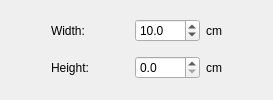
            <widget class="QWidget" name="pageRectangle">
             <layout class="QGridLayout" name="gridLayout_7">
              <item row="1" column="1">
               <widget class="QLabel" name="label_82">
                <property name="minimumSize">
                 <size>
                  <width>35</width>
                  <height>0</height>
                 </size>
                </property>
                <property name="text">
                 <string>Height:</string>
                </property>
               </widget>
              </item>
              <item row="0" column="1">
               <widget class="QLabel" name="label_83">
                <property name="text">
                 <string>Width:</string>
                </property>
               </widget>
              </item>
              <item row="1" column="4">
               <widget class="QLabel" name="label_84">
                <property name="text">
                 <string>cm</string>
                </property>
               </widget>
              </item>
              <item row="0" column="0">
               <spacer name="horizontalSpacer_33">
                <property name="orientation">
                 <enum>Qt::Horizontal</enum>
                </property>
                <property name="sizeHint" stdset="0">
                 <size>
                  <width>40</width>
                  <height>20</height>
                 </size>
                </property>
               </spacer>
              </item>
              <item row="0" column="4">
               <widget class="QLabel" name="label_85">
                <property name="text">
                 <string>cm</string>
                </property>
               </widget>
              </item>
              <item row="0" column="5">
               <spacer name="horizontalSpacer_36">
                <property name="orientation">
                 <enum>Qt::Horizontal</enum>
                </property>
                <property name="sizeHint" stdset="0">
                 <size>
                  <width>40</width>
                  <height>20</height>
                 </size>
                </property>
               </spacer>
              </item>
              <item row="0" column="2">
               <spacer name="horizontalSpacer_37">
                <property name="orientation">
                 <enum>Qt::Horizontal</enum>
                </property>
                <property name="sizeHint" stdset="0">
                 <size>
                  <width>40</width>
                  <height>20</height>
                 </size>
                </property>
               </spacer>
              </item>
              <item row="0" column="3">
               <widget class="QDoubleSpinBox" name="sbAreaWid">
                <property name="maximumSize">
                 <size>
                  <width>65</width>
                  <height>16777215</height>
                 </size>
                </property>
                <property name="decimals">
                 <number>1</number>
                </property>
                <property name="maximum">
                 <double>10000.000000000000000</double>
                </property>
                <property name="singleStep">
                 <double>10.000000000000000</double>
                </property>
                <property name="value">
                 <double>10.000000000000000</double>
                </property>
               </widget>
              </item>
              <item row="1" column="3">
               <widget class="QDoubleSpinBox" name="sbAreaHei">
                <property name="maximumSize">
                 <size>
                  <width>65</width>
                  <height>16777215</height>
                 </size>
                </property>
                <property name="decimals">
                 <number>1</number>
                </property>
                <property name="maximum">
                 <double>10000.000000000000000</double>
                </property>
                <property name="singleStep">
                 <double>10.000000000000000</double>
                </property>
                <property name="value">
                 <double>0.000000000000000</double>
                </property>
               </widget>
              </item>
             </layout>
            </widget>
